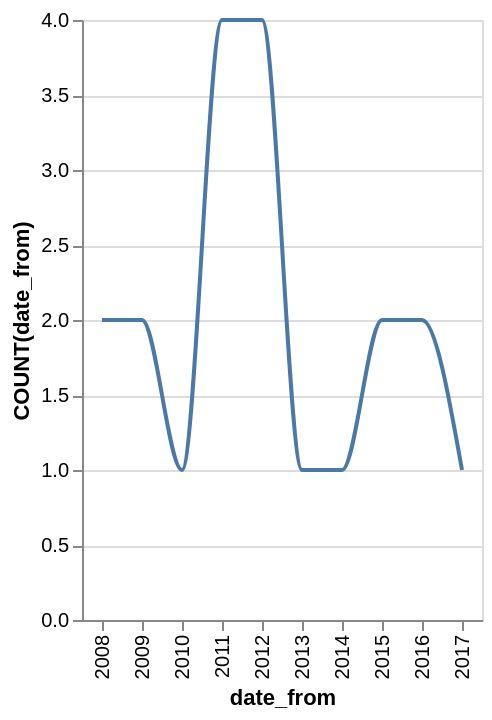

Specify this chart in Vega-Lite:
### Vega-Lite specification from a JSON file in a GitHub repository (floating-point values rounded to 4 significant figures)
{"data": {"values": [{"x_data": "2008", "y_data": 2}, {"x_data": "2009", "y_data": 2}, {"x_data": "2010", "y_data": 1}, {"x_data": "2011", "y_data": 4}, {"x_data": "2012", "y_data": 4}, {"x_data": "2013", "y_data": 1}, {"x_data": "2014", "y_data": 1}, {"x_data": "2015", "y_data": 2}, {"x_data": "2016", "y_data": 2}, {"x_data": "2017", "y_data": 1}]}, "mark": {"type": "line", "interpolate": "monotone"}, "encoding": {"x": {"field": "x_data", "type": "nominal", "title": "date_from", "sort": "ascending"}, "y": {"field": "y_data", "type": "quantitative", "title": "COUNT(date_from)"}}}
